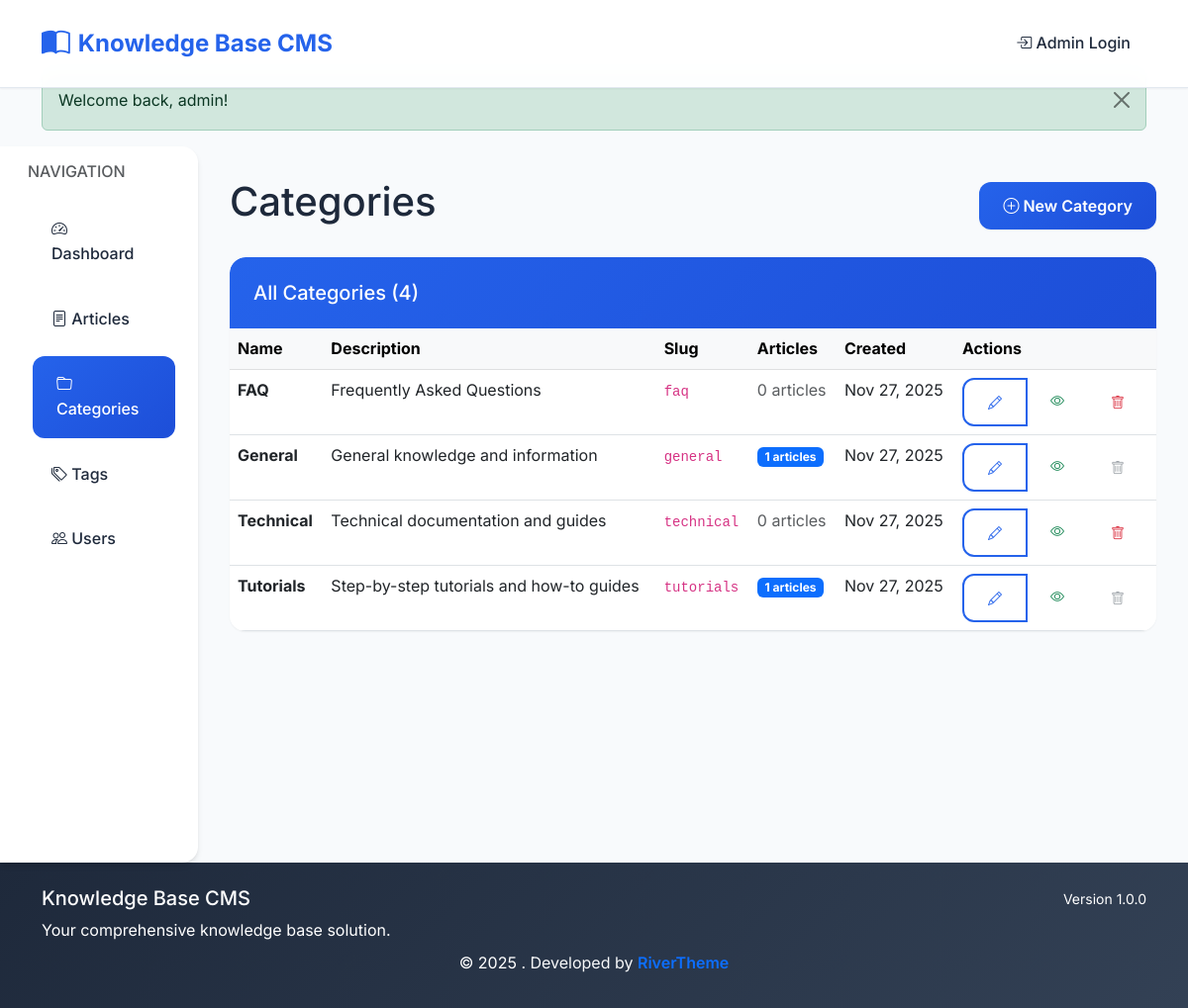
Screenshot of /admin/categories.php (signed in) with the database file from the repository.
### tables this page shows
CREATE TABLE categories (
    id INT AUTO_INCREMENT PRIMARY KEY,
    name VARCHAR(100) NOT NULL UNIQUE,
    description TEXT,
    slug VARCHAR(100) NOT NULL UNIQUE,
    created_at TIMESTAMP DEFAULT CURRENT_TIMESTAMP,
    updated_at TIMESTAMP DEFAULT CURRENT_TIMESTAMP ON UPDATE CURRENT_TIMESTAMP
);

### includes/bootstrap.php (called while the page is built, shortened)
<?php
require_once __DIR__ . '/Database.php';
require_once __DIR__ . '/functions.php';
$db = new Database();
function includeHeader($title = '', $additionalCSS = []) {
    include __DIR__ . '/../templates/header.php';
}
function includeFooter($additionalJS = []) {
    include __DIR__ . '/../templates/footer.php';
}
?>

### includes/Database.php (called while the page is built, shortened)
<?php
class Database {
    private $host;
    private $dbname;
    private $username;
    private $password;
    private $charset;
    private $pdo;
    public function __construct() {
        $this->host = DB_HOST;
        $this->dbname = DB_NAME;
        $this->username = DB_USER;
        $this->password = DB_PASS;
        $this->charset = DB_CHARSET;
    }
    public function connect() {
        if ($this->pdo === null) {
            $dsn = "mysql:host={$this->host};dbname={$this->dbname};charset={$this->charset}";
            $options = [
                PDO::ATTR_ERRMODE => PDO::ERRMODE_EXCEPTION,
                PDO::ATTR_DEFAULT_FETCH_MODE => PDO::FETCH_ASSOC,
                PDO::ATTR_EMULATE_PREPARES => false,
            ];
            try {
                $this->pdo = new PDO($dsn, $this->username, $this->password, $options);
            } catch (PDOException $e) {
                throw new Exception("Database connection failed: " . $e->getMessage());
            }
        }
        return $this->pdo;
    }
    public function query($sql, $params = []) {
        try {
            $pdo = $this->connect();
            $stmt = $pdo->prepare($sql);
            $stmt->execute($params);
            return $stmt;
        } catch (PDOException $e) {
            throw new Exception("Query execution failed: " . $e->getMessage());
        }
    }
    public function fetchAll($sql, $params = []) {
        $stmt = $this->query($sql, $params);
        return $stmt->fetchAll();
    }
}
?>

### admin/categories.php (the view, shortened to what this page needs)
<?php
require_once '../includes/bootstrap.php';
$action = getGet('action', 'list');
switch ($action) {
    default:
        showCategoryList();
        break;
}
function showCategoryList() {
    global $db, $auth;
    $sql = "SELECT c.*, COUNT(a.id) as article_count
            FROM categories c
            LEFT JOIN articles a ON c.id = a.category_id
            GROUP BY c.id
            ORDER BY c.name";
    $categories = $db->fetchAll($sql);
    ?>
    <div class="container-fluid">
        <div class="row">
            <div class="col-md-3 col-lg-2 sidebar">
                <div class="py-3">
                    <h6 class="text-muted px-3 mb-3">NAVIGATION</h6>
                    <nav class="nav flex-column">
                        <a class="nav-link" href="index.php">
                            <i class="bi bi-speedometer2"></i> Dashboard
                        </a>
                        <a class="nav-link" href="articles.php">
                            <i class="bi bi-file-text"></i> Articles
                        </a>
                        <a class="nav-link active" href="categories.php">
                            <i class="bi bi-folder"></i> Categories
                        </a>
                        <a class="nav-link" href="tags.php">
                            <i class="bi bi-tags"></i> Tags
                        </a>
                        <a class="nav-link" href="users.php">
                            <i class="bi bi-people"></i> Users
                        </a>
                    </nav>
                </div>
            </div>
            <div class="col-md-9 col-lg-10 content-area">
                <div class="d-flex justify-content-between align-items-center mb-4">
                    <h1>Categories</h1>
                    <a href="categories.php?action=new" class="btn btn-primary">
                        <i class="bi bi-plus-circle"></i> New Category
                    </a>
                </div>
                <div class="card">
                    <div class="card-header">
                        <h5 class="mb-0">All Categories (<?php echo count($categories); ?>)</h5>
                    </div>
                    <div class="card-body p-0">
                        <?php if (empty($categories)): ?>
                            <div class="text-center py-5">
                                <i class="bi bi-folder fs-1 text-muted"></i>
                                <p class="text-muted mt-2">No categories found.</p>
                                <a href="categories.php?action=new" class="btn btn-primary">Create Your First Category</a>
                            </div>
                        <?php else: ?>
                            <div class="table-responsive">
                                <table class="table table-hover mb-0">
                                    <thead class="table-light">
                                        <tr>
                                            <th>Name</th>
                                            <th>Description</th>
                                            <th>Slug</th>
                                            <th>Articles</th>
                                            <th>Created</th>
                                            <th width="120">Actions</th>
                                        </tr>
                                    </thead>
                                    <tbody>
                                        <?php foreach ($categories as $category): ?>
                                            <tr>
                                                <td>
                                                    <div class="fw-bold">
                                                        <?php echo htmlspecialchars($category['name']); ?>
                                                    </div>
                                                </td>
                                                <td>
                                                    <?php if (!empty($category['description'])): ?>
                                                        <?php echo truncateText(htmlspecialchars($category['description']), 100); ?>
                                                    <?php else: ?>
                                                        <span class="text-muted">No description</span>
                                                    <?php endif; ?>
                                                </td>
                                                <td>
                                                    <code><?php echo htmlspecialchars($category['slug']); ?></code>
                                                </td>
                                                <td>
                                                    <?php if ($category['article_count'] > 0): ?>
                                                        <a href="articles.php?category=<?php echo $category['id']; ?>"
                                                           class="badge bg-primary text-decoration-none">
                                                            <?php echo number_format($category['article_count']); ?> articles
                                                        </a>
                                                    <?php else: ?>
                                                        <span class="text-muted">0 articles</span>
                                                    <?php endif; ?>
                                                </td>
                                                <td><?php echo formatDate($category['created_at']); ?></td>
                                                <td>
                                                    <div class="btn-group btn-group-sm">
                                                        <a href="categories.php?action=edit&id=<?php echo $category['id']; ?>"
                                                           class="btn btn-outline-primary" title="Edit">
                                                            <i class="bi bi-pencil"></i>
                                                        </a>
                                                        <a href="../browse.php?category=<?php echo $category['slug']; ?>"
                                                           class="btn btn-outline-success" title="View" target="_blank">
                                                            <i class="bi bi-eye"></i>
                                                        </a>
                                                        <?php if ($category['article_count'] == 0): ?>
                                                            <button type="button" class="btn btn-outline-danger"
                                                                    onclick="deleteCategory(<?php echo $category['id']; ?>)" title="Delete">
                                                                <i class="bi bi-trash"></i>
                                                            </button>
                                                        <?php else: ?>
                                                            <button type="button" class="btn btn-outline-secondary"
                                                                    title="Cannot delete - contains articles" disabled>
                                                                <i class="bi bi-trash"></i>
                                                            </button>
                                                        <?php endif; ?>
                                                    </div>
                                                </td>
                                            </tr>
                                        <?php endforeach; ?>
                                    </tbody>
                                </table>
                            </div>
                        <?php endif; ?>
                    </div>
                </div>
            </div>
        </div>
    </div>
    <?php
}
    ?>

### templates/header.php (style rules this page uses)
:root { --primary-color: #2563eb; --primary-dark: #1d4ed8; --secondary-color: #64748b; --success-color: #10b981; --warning-color: #f59e0b; --danger-color: #ef4444; --light-bg: #f8fafc; --dark-text: #1e293b; --border-color: #e2e8f0; --shadow-sm: 0 1px 2px 0 rgb(0 0 0 / 0.05); --shadow-md: 0 4px 6px -1px rgb(0 0 0 / 0.1), 0 2px 4px -2px rgb(0 0 0 / 0.1); --shadow-lg: 0 10px 15px -3px rgb(0 0 0 / 0.1), 0 4px 6px -4px rgb(0 0 0 / 0.1); }
* { box-sizing: border-box; }
body { font-family: 'Inter', -apple-system, BlinkMacSystemFont, 'Segoe UI', Roboto, sans-serif; background-color: var(--light-bg); color: var(--dark-text); line-height: 1.6; }
.card { border: none; box-shadow: var(--shadow-sm); border-radius: 1rem; transition: all 0.3s ease; overflow: hidden; }
.card-header { background: linear-gradient(135deg, var(--primary-color) 0%, var(--primary-dark) 100%); color: white; border-radius: 1rem 1rem 0 0 !important; border: none; padding: 1.5rem; }
.btn { border-radius: 0.75rem; font-weight: 600; padding: 0.75rem 1.5rem; transition: all 0.3s ease; border: none; }
.btn-primary { background: linear-gradient(135deg, var(--primary-color) 0%, var(--primary-dark) 100%); box-shadow: var(--shadow-sm); }
.btn-outline-primary { border: 2px solid var(--primary-color); color: var(--primary-color); }
.sidebar { background: white; min-height: calc(100vh - 76px); box-shadow: var(--shadow-md); border-radius: 0 1rem 1rem 0; }
.sidebar .nav-link { color: var(--dark-text); padding: 1rem 1.5rem; border-radius: 0.75rem; margin: 0.25rem 1rem; font-weight: 500; transition: all 0.3s ease; }
.sidebar .nav-link:hover, .sidebar .nav-link.active { background: linear-gradient(135deg, var(--primary-color) 0%, var(--primary-dark) 100%); color: white; transform: translateX(5px); }
.content-area { padding: 2rem; }

### rows the page displays
categories: name "FAQ", description "Frequently Asked Questions", slug "faq", shows "0 articles", created_at "Nov 27, 2025"
categories: name "General", description "General knowledge and information", slug "general", article_count "1", created_at "Nov 27, 2025"
categories: name "Technical", description "Technical documentation and guides", slug "technical", shows "0 articles", created_at "Nov 27, 2025"
categories: name "Tutorials", description "Step-by-step tutorials and how-to guides", slug "tutorials", article_count "1", created_at "Nov 27, 2025"

### other values shown
SITE_NAME "Knowledge Base CMS"
count($categories) "4"
